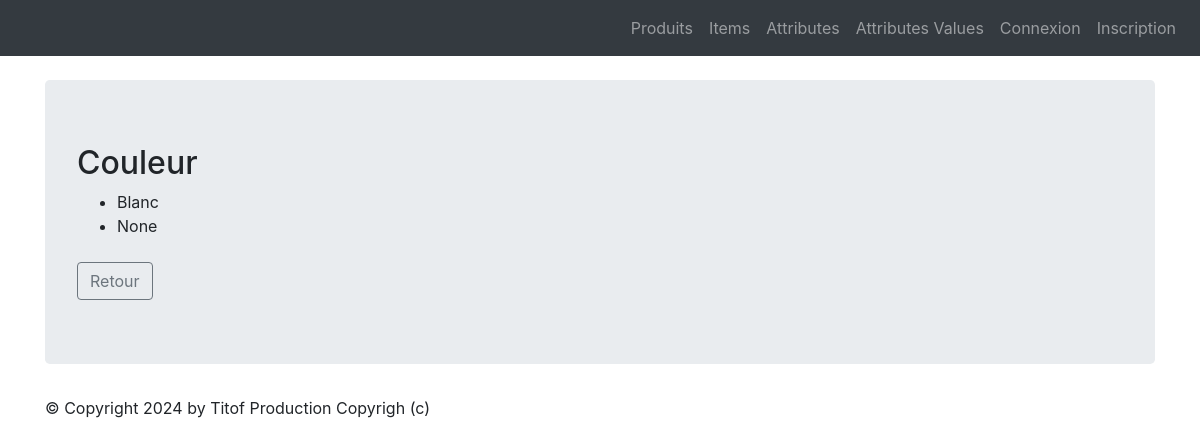
The page /monapp/attributValue/2 on the database its author committed.
### monapp/models.py (models this page shows, shortened)
class ProductAttributeValue(models.Model):
    class Meta:
        verbose_name = "Valeur attribut"
        ordering = ['position']
    value              = models.CharField(max_length=100)
    product_attribute  = models.ForeignKey('ProductAttribute', verbose_name="Unité", on_delete=models.CASCADE)
    position           = models.PositiveSmallIntegerField("Position", null=True, blank=True)

class ProductAttribute(models.Model):
    class Meta:
        verbose_name = "Attribut"
    name =  models.CharField(max_length=100)

### monapp/views.py (the view)
# urls.py: path("attributValue/<pk>",views.ProductAttributeValueDetailView.as_view(), name="attributeValue-detail"),
class ProductAttributeValueDetailView(DetailView):
    model = ProductAttributeValue
    template_name = "monapp/detail_attributeValue.html"
    context_object_name = "productAttributeValue"
    def get_context_data(self, **kwargs):
        context = super(ProductAttributeValueDetailView, self).get_context_data(**kwargs)
        context['titremenu'] = "Détail déclinaison"
        return context

### monapp/templates/monapp/detail_attributeValue.html (shortened to what this page needs)
{% extends 'monapp/base.html' %}
{% block contenu %}
<h2>{{ productAttributeValue.product_attribute.name }}</h2>
<ul>
    <li>{{ productAttributeValue.value }}</li>
    <li> {{ productAttributeValue.position }}</li>
</ul>
<a href="{% url 'attributeValue-list' %}" class="btn btn-outline-secondary mt-2">Retour</a>
{% endblock %}

### rows shown on the page
ProductAttributeValue: product_attribute.name "Couleur", value "Blanc", position "None"
